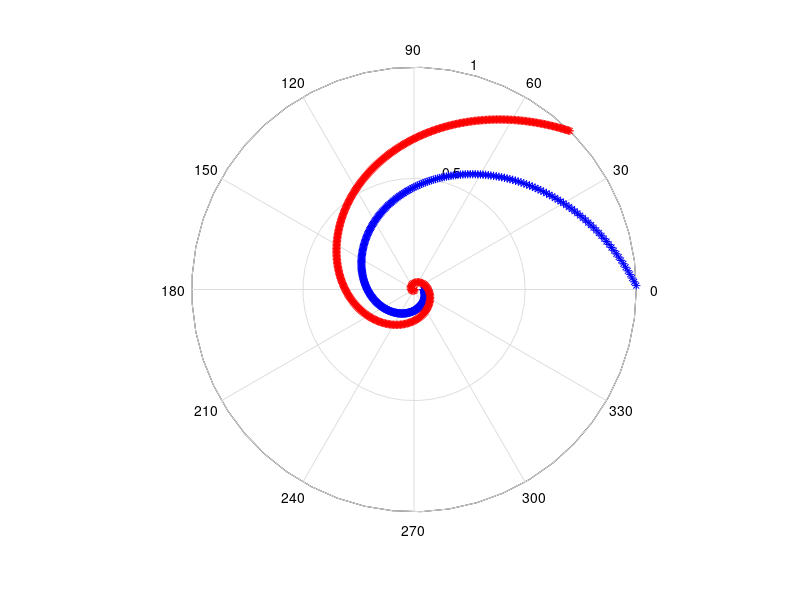

The MATLAB source for this figure:
%%%%%%%%%%%%%%%%%%%%%%%%%%%%%%%%%%%%%%%%%%%%%%%%%%%%%%%%%%%%%%%%%%%%%%%%%%%%%%%%
%                                                                              %
%                          Plot Logarithmic Spirals                            %
%                                                                              %
%                                                                              %
%                                                   Juan Ignacio Mendoza Garay %
%                                                             Doctoral Student %
%                                   Music Department - University of Jyväskylä %
%                                                                   June, 2015 %
%                                                                              %
%%%%%%%%%%%%%%%%%%%%%%%%%%%%%%%%%%%%%%%%%%%%%%%%%%%%%%%%%%%%%%%%%%%%%%%%%%%%%%%%

% initialize script:
clear
close all
clc

% ------------------------------------------------------------------------------
% INPUT VALUES:
% a and b are the spiral's arbitrary constants

a = 1; % <-------------- not very interesting, 1 is okay
b = -0.5; % <----------- controls the "soul" of the spiral, sign = direction
points = 360*1; % <----- amount of points of the line
base = 0; % <----------- base of the logarithm, use 0 for natural (Euler's)

algorithm = 3; % <------ select algorithm (procedure of computation)
% 1 = given theta calculate rho, equation 1 (blue):  rho = a*exp(b*theta)
% 2 = given rho calculate theta, equation 2 (red): theta = (1/b)*(log(rho/a)
% 3 = 1 and 2
% 4 = animation (green) where a = b = 1; rho = [1:it^2*4] and:
it = 20; % <------------ amount of pictures of the animation (careful!)
p = 0; % <-------------- pause between pictures in seconds

% Notice that equation 2 gives a coarse but full representation of the spiral 
% with few points.

% rho is radius and theta is angle

% ------------------------------------------------------------------------------
figure

% solve base:
if (base == 0) == 1
  base = exp(1);
end

% these two lines are logicals to select algorithm(s) to use:
which_algorithm = zeros(1,4); 
which_algorithm(algorithm) = 1;

% algorithm 1 (blue), given theta calculate rho: 
if (which_algorithm(1)+which_algorithm(3) ~= 1) ~= 1 % 1 OR 3
  theta = [1:points];
  theta = theta*(pi/180); % deg to rad
  rho(1:points) = a*(base.^(b*theta)); % equation 1
  rho = rho/max(rho); % scaling
  polar(theta,rho,'b-*') % plot
end

if (algorithm == 3) == 1
  hold on
end

% algorithm 2 (red), given rho calculate theta:
if (which_algorithm(2)+which_algorithm(3) ~= 1) ~= 1 % 2 OR 3
  rho2 = [1:points];
  theta2 = (1/b)*((log(rho2/a))/(log(base))); % equation 2, note the change of base
  rho2 = rho2/max(rho2); % scaling
  polar(theta2,rho2,'r-*') % plot
end

% algorithm 4 (green), animation:
if (algorithm == 4) == 1
  for i = 1:it
    rho4 = [1:it*4*i];
    theta4 = ((i^2)/i)*log(rho4); % equation 2
    rho4 = rho4/max(rho4); % scaling
    refresh
    polar(theta4,rho4,'*g'); % plot
    pause(p)
   end
end

disp 'done'





